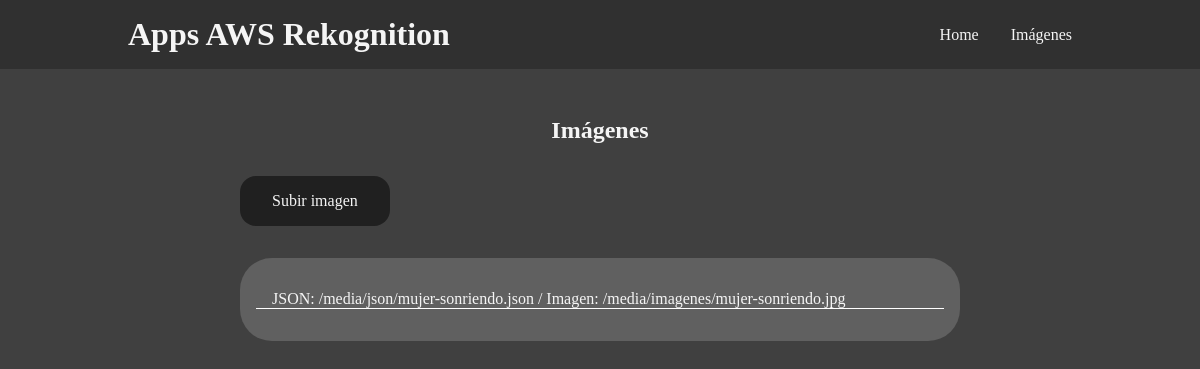
Page /imagenes/ on the earlier database version.
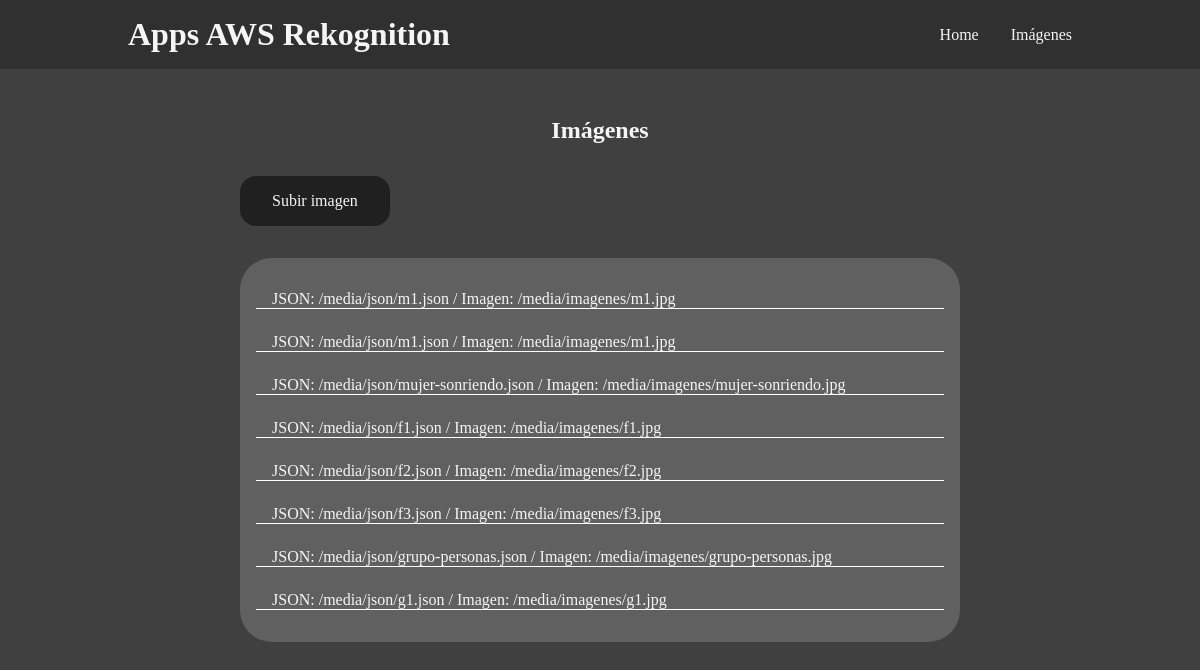
Same page on the later database version.
### home/models.py (models this page shows, shortened)
class Imagen(models.Model):
	json = models.FileField(upload_to='json/')
	imagen = models.ImageField(upload_to='imagenes/')
	created_at = models.DateTimeField(auto_now_add=True, null=True, blank=True)
	updated = models.DateTimeField(auto_now_add=False, auto_now=True)
	class Meta:
		db_table = "imagenes"
		ordering = ['-created_at']
		constraints = [
			models.UniqueConstraint(fields=['json'], name='unique_json'),
			models.UniqueConstraint(fields=['imagen'], name='unique_imagen')
		]

### home/views.py (the view)
# urls.py: path('imagenes/', views.imagenes, name='imagenes'),
def imagenes(request):
    imagenes = Imagen.objects.all()
    return render(request, 'imagenes.html', {
        'imagenes': imagenes
    })

### home/templates/imagenes.html (shortened to what this page needs)
{% extends 'layouts/base.html' %}
{% load static %}
{% block estilos %}
<link rel="stylesheet" href="{% static 'css/imagenes.css' %}">
{% endblock %}
{% block content%}
<section>
    <h1>Imágenes</h1>
    <a href="{% url 'subir_imagen' %}">Subir imagen</a>
    <ul>
        {% for imagen in imagenes %}
            <li>JSON: /media/{{imagen.json}} / Imagen: /media/{{imagen.imagen}}</li>
        {% endfor %}
    </ul>
</section>
{% endblock %}

### home/templates/layouts/base.html (shortened to what this page needs)
{% load static %}
<!DOCTYPE html>
<html lang="es">
<head>
    <link rel="stylesheet" href="{% static 'css/base.css' %}">
    <link rel="stylesheet" href="{% static 'css/menu-nav.css' %}">
    {% block estilos %}{% endblock %}
</head>
<body>
    <header>
        {% include 'layouts/menu-nav.html'%}
    </header>
    <main>
        {% block content %}{% endblock %}
    </main>
</body>
</html>

### home/templates/layouts/menu-nav.html
<h1><a href="{% url 'inicio' %}">Apps AWS Rekognition</a></h1>
<nav>
    <ul>
        <li><a href="{% url 'inicio' %}">Home</a></li>
        <li><a href="{% url 'imagenes' %}">Imágenes</a></li>
    </ul>
</nav>

### home/static/css/base.css (style rules this page uses)
* { padding: 0; margin: 0; box-sizing: border-box; }
body { color: whitesmoke; }
main { background-color: #404040; min-height: 100vh; }

Differences in the rows shown:
added Imagen: json "json/m1.json", imagen "imagenes/m1.jpg"
added Imagen: json "json/m1.json", imagen "imagenes/m1.jpg"
added Imagen: json "json/f1.json", imagen "imagenes/f1.jpg"
added Imagen: json "json/f2.json", imagen "imagenes/f2.jpg"
added Imagen: json "json/f3.json", imagen "imagenes/f3.jpg"
added Imagen: json "json/grupo-personas.json", imagen "imagenes/grupo-personas.jpg"
added Imagen: json "json/g1.json", imagen "imagenes/g1.jpg"
